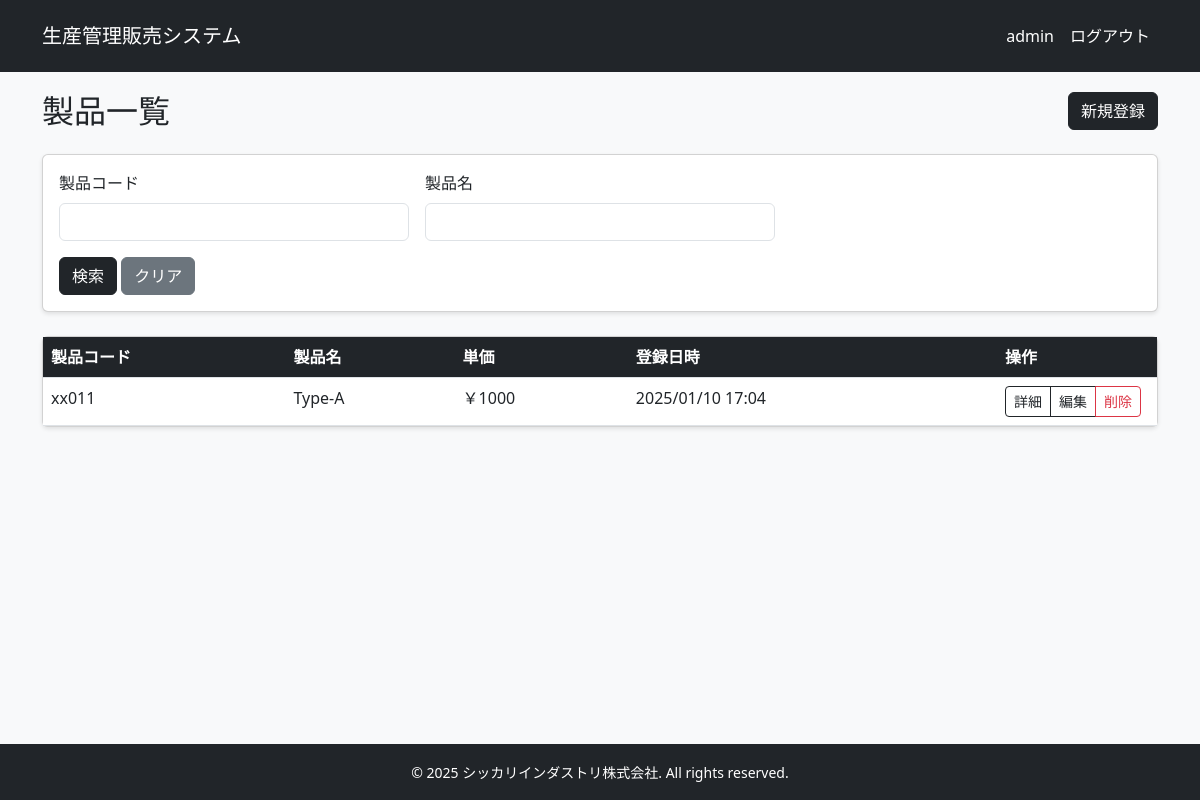
Screenshot of /sales/products/ (signed in) with the database file from the repository.
### apps/sales/models.py (models this page shows, shortened)
class Product(models.Model):
    product_code = models.CharField("製品コード", max_length=10, unique=True)
    name = models.CharField("製品名", max_length=100)
    unit_price = models.DecimalField("製品単価", max_digits=10, decimal_places=0)
    created_at = models.DateTimeField("作成日時", auto_now_add=True)
    updated_at = models.DateTimeField("更新日時", auto_now=True)
    class Meta:
        verbose_name = "製品"
        verbose_name_plural = "製品一覧"

### apps/sales/views.py (the view)
# urls.py: path('products/', views.ProductListView.as_view(), name='product_list'),
class ProductListView(LoginRequiredMixin, ListView):
    model = Product
    template_name = 'sales/product_list.html'
    context_object_name = 'products'
    paginate_by = 10
    ordering = ['product_code']
    def get_queryset(self):
        queryset = super().get_queryset()
        code = self.request.GET.get('code')
        name = self.request.GET.get('name')
        if code:
            queryset = queryset.filter(product_code__icontains=code)
        if name:
            queryset = queryset.filter(name__icontains=name)
        return queryset

### templates/sales/product_list.html (shortened to what this page needs)
{% extends "base.html" %}
{% load humanize %}
{% block content %}
<div class="d-flex justify-content-between align-items-center mb-4">
    <h2 class="mb-0">製品一覧</h2>
    <a href="{% url 'sales:product_create' %}" class="btn btn-dark">
         新規登録
    </a>
</div>
<div class="card mb-4">
    <div class="card-body">
        <form method="get" class="row g-3">
            <div class="col-md-4">
                <label for="search_code" class="form-label">製品コード</label>
                <input type="text" class="form-control" id="search_code" name="code" value="{{ request.GET.code }}">
            </div>
            <div class="col-md-4">
                <label for="search_name" class="form-label">製品名</label>
                <input type="text" class="form-control" id="search_name" name="name" value="{{ request.GET.name }}">
            </div>
            <div class="col-12">
                <button type="submit" class="btn btn-dark">検索</button>
                <a href="{% url 'sales:product_list' %}" class="btn btn-secondary">クリア</a>
            </div>
        </form>
    </div>
</div>
<div class="card">
    <div class="card-body p-0">
        <div class="table-responsive">
            <table class="table table-hover mb-0">
                <thead>
                    <tr>
                        <th>製品コード</th>
                        <th>製品名</th>
                        <th>単価</th>
                        <th>登録日時</th>
                        <th style="width: 160px;">操作</th>
                    </tr>
                </thead>
                <tbody>
                    {% for product in products %}
                    <tr>
                        <td>{{ product.product_code }}</td>
                        <td>{{ product.name }}</td>
                        <td>￥{{ product.unit_price|floatformat:",.0f" }}</td>
                        <td>{{ product.created_at|date:"Y/m/d H:i" }}</td>
                        <td>
                            <div class="btn-group btn-group-sm">
                                <a href="{% url 'sales:product_detail' product.pk %}"
                                   class="btn btn-outline-dark">詳細</a>
                                <a href="{% url 'sales:product_update' product.pk %}"
                                   class="btn btn-outline-dark">編集</a>
                                <a href="{% url 'sales:product_delete' product.pk %}"
                                   class="btn btn-outline-danger">削除</a>
                            </div>
                        </td>
                    </tr>
                    {% empty %}
                    <tr>
                        <td colspan="5" class="text-center py-4">
                            製品データが登録されていません
                        </td>
                    </tr>
                    {% endfor %}
                </tbody>
            </table>
        </div>
    </div>
</div>
{% endblock %}

### templates/base.html (shortened to what this page needs)
<!DOCTYPE html>
<html lang="ja">
<head>
    <link href="https://cdn.jsdelivr.net/npm/bootstrap@5.3.0/dist/css/bootstrap.min.css" rel="stylesheet">
</head>
<body>
    <header>
        <nav class="navbar navbar-expand-lg navbar-dark">
            <div class="container d-flex justify-content-between">
                <a class="navbar-brand" href="{% url 'home' %}">生産管理販売システム</a>
                {% if user.is_authenticated %}
                    <ul class="navbar-nav">
                        <li class="nav-item">
                            <span class="nav-link">{{ user.username }}</span>
                        </li>
                        <li class="nav-item">
                            <a class="nav-link" href="{% url 'logout' %}">ログアウト</a>
                        </li>
                    </ul>
                {% endif %}
            </div>
        </nav>
    </header>
    <main class="main-content">
        <div class="container">
            {% block content %}
            {% endblock %}
        </div>
    </main>
    <footer class="footer text-center">
        <div class="container">
            <small>&copy; 2025 シッカリインダストリ株式会社. All rights reserved.</small>
        </div>
    </footer>
</body>
</html>

### templates/base.html (style rules this page uses)
:root { --primary: #212529; --secondary: #6c757d; --danger: #dc3545; --light: #f8f9fa; --white: #ffffff; --border: #dee2e6; }
body { min-height: 100vh; display: flex; flex-direction: column; }
.main-content { flex: 1; padding: 20px 0; background-color: var(--light); }
.navbar { padding: 1rem 0; background-color: var(--primary) !important; }
.navbar-brand, .nav-link { color: var(--white) !important; transition: opacity 0.3s; }
.card { box-shadow: 0 2px 4px rgba(0,0,0,0.1); transition: transform 0.3s; }
.table th { background-color: var(--primary); color: var(--white); }
.btn-dark { background-color: var(--primary); border-color: var(--primary); }
.footer { background-color: var(--primary); color: var(--white); padding: 1rem 0; margin-top: auto; }

### rows the page displays
Product: product_code "xx011", name "Type-A", unit_price "1000", created_at "2025/01/10 17:04"

### other values shown
{{ user.username }} "admin"
